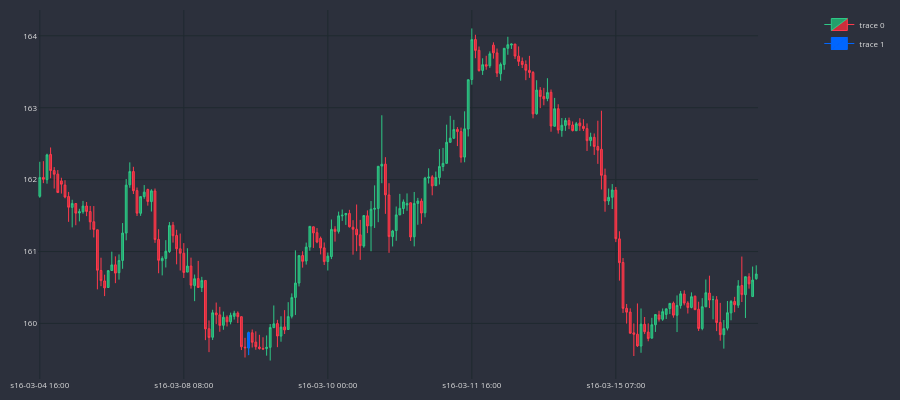

The notebook cell this image was saved under:
### Code cell
MARKER = '#0066FF'
dfp = df_an.iloc[1000:1200]
cp = CandlePlot(dfp, candles=True)
df_temp = cp.df_plot[cp.df_plot.MORNING_STAR==True]
cp.fig.add_trace(go.Candlestick(
                x=df_temp.sTime,
                open=df_temp.mid_o,
                high=df_temp.mid_h,
                low=df_temp.mid_l,
                close=df_temp.mid_c,
                line=dict(width=1), opacity=1,
                increasing_fillcolor=MARKER,
                decreasing_fillcolor=MARKER,
                increasing_line_color=MARKER,  
                decreasing_line_color=MARKER
            ))

cp.show_plot()

### Figure 1 — Plotly figure (JSON) as saved in the notebook; plotly's stock layout.template omitted (floating-point values rounded to 4 significant figures; data arrays with more than 128 entries replaced by an {"elided": "..."} marker saying what was removed)
{"data": [{"close": {"elided": "200 float values"}, "decreasing": {"fillcolor": "#CC2E3C", "line": {"color": "#FF3A4C"}}, "high": {"elided": "200 float values"}, "increasing": {"fillcolor": "#24A06B", "line": {"color": "#2EC886"}}, "line": {"width": 1}, "low": {"elided": "200 float values"}, "opacity": 1, "open": {"elided": "200 float values"}, "type": "candlestick", "x": {"elided": "200 str values"}}, {"close": [159.9], "decreasing": {"fillcolor": "#0066FF", "line": {"color": "#0066FF"}}, "high": [159.9], "increasing": {"fillcolor": "#0066FF", "line": {"color": "#0066FF"}}, "line": {"width": 1}, "low": [159.6], "opacity": 1, "open": [159.7], "type": "candlestick", "x": ["s16-03-09 02:00"]}], "layout": {"font": {"color": "#e1e1e1", "size": 8}, "height": 400, "margin": {"b": 10, "l": 10, "r": 10, "t": 10}, "paper_bgcolor": "#2c303c", "plot_bgcolor": "#2c303c", "width": 900, "xaxis": {"anchor": "y", "domain": [0, 0.94], "gridcolor": "#1f292f", "nticks": 5, "rangeslider": {"visible": false}}, "yaxis": {"anchor": "x", "domain": [0, 1], "gridcolor": "#1f292f"}, "yaxis2": {"anchor": "x", "gridcolor": "#1f292f", "overlaying": "y", "side": "right"}}}
